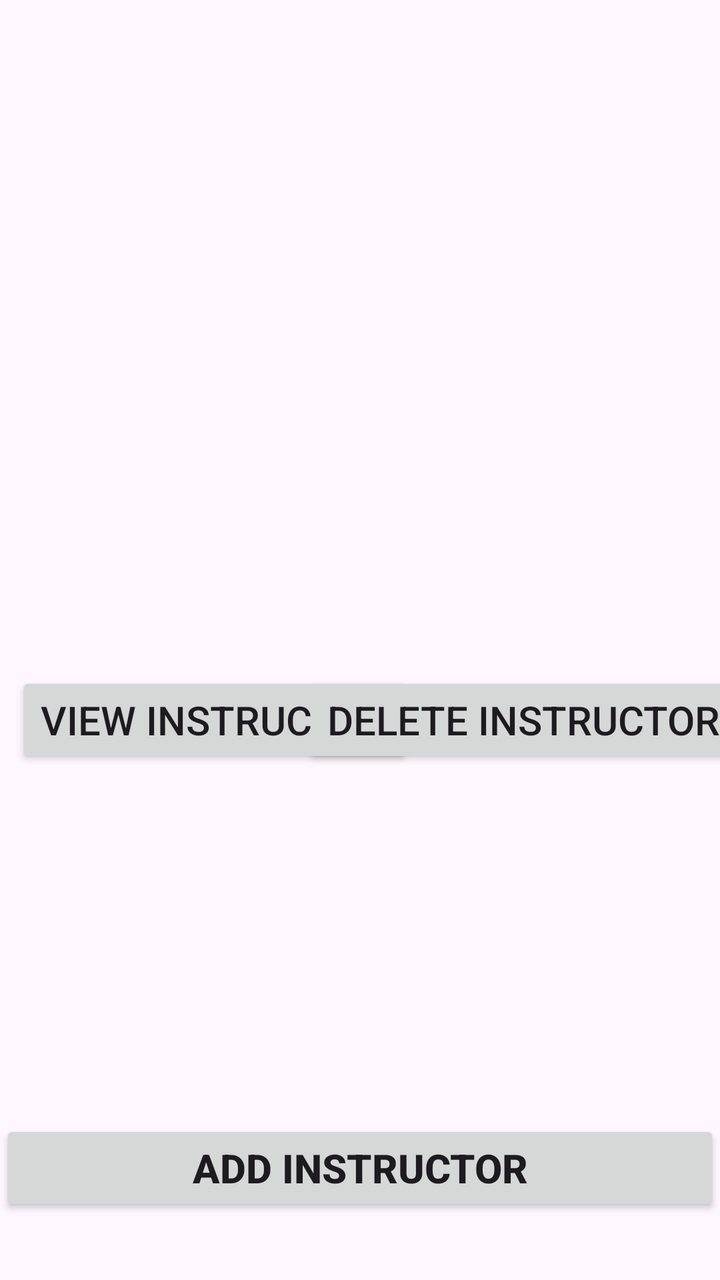
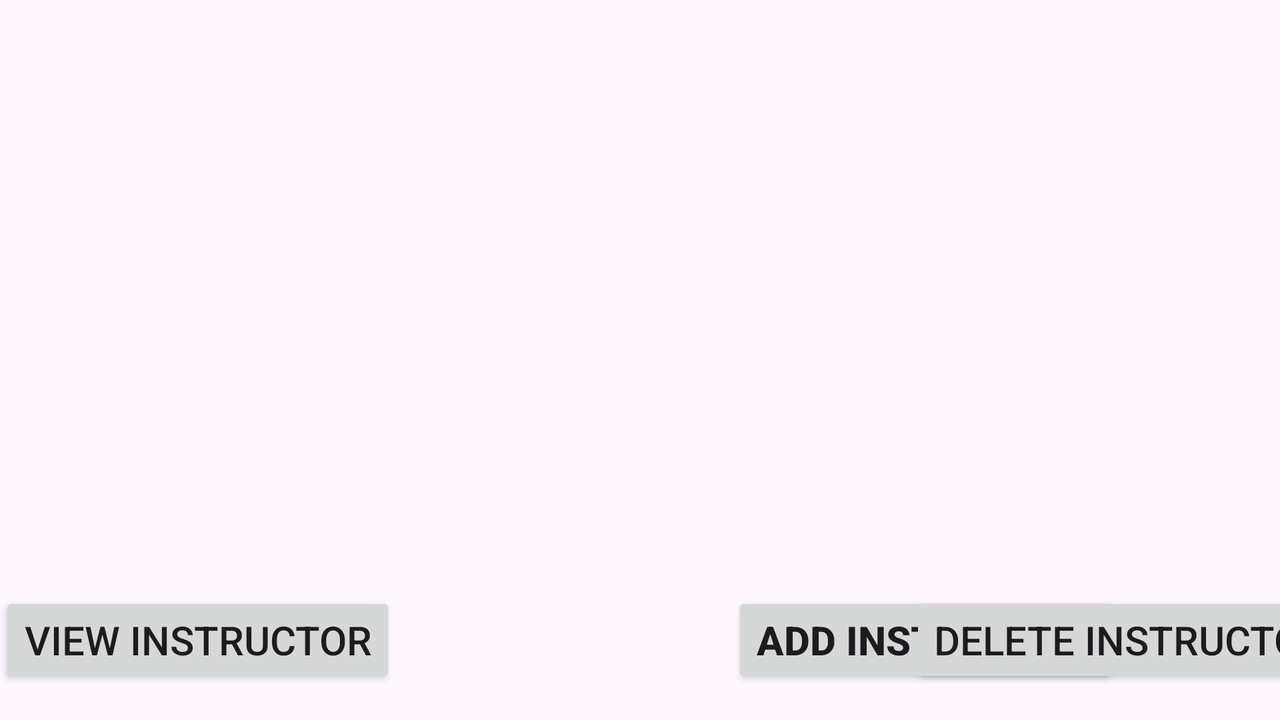

An Android layout and its configuration variant, each rendered on a device that would load it. The default file and the variant file are quoted in full after the pictures.
<!-- AndroidManifest.xml: application theme Theme.c196project -->
<!-- res/layout/activity_list_of_instr_sc.xml -->
<?xml version="1.0" encoding="utf-8"?>
<androidx.constraintlayout.widget.ConstraintLayout xmlns:android="http://schemas.android.com/apk/res/android"
    xmlns:app="http://schemas.android.com/apk/res-auto"
    xmlns:tools="http://schemas.android.com/tools"
    android:layout_width="match_parent"
    android:layout_height="match_parent"
    tools:context="com.example.c196_performanceassessment_thaisribeiro.Controller.ListActivity.LOfInstructorsActivity">

    <androidx.recyclerview.widget.RecyclerView
        android:id="@+id/list_of_instructors_ci_list"
        android:layout_width="0dp"
        android:layout_height="300dp"
        app:layout_constraintEnd_toEndOf="parent"
        app:layout_constraintStart_toStartOf="parent"
        app:layout_constraintTop_toTopOf="parent" />

    <Button
        android:id="@+id/list_of_instructors_view_ci_btn"
        android:layout_width="wrap_content"
        android:layout_height="wrap_content"
        android:layout_marginStart="8dp"
        android:layout_marginTop="36dp"
        android:text="@string/view_ci"
        android:textSize="20sp"
        app:layout_constraintStart_toStartOf="parent"
        app:layout_constraintTop_toBottomOf="@+id/list_of_instructors_ci_list" />

    <Button
        android:id="@+id/list_of_instructors_delete_ci_btn"
        android:layout_width="wrap_content"
        android:layout_height="wrap_content"
        android:layout_marginTop="36dp"
        android:text="@string/delete_ci"
        android:textSize="20sp"
        app:layout_constraintEnd_toEndOf="parent"
        app:layout_constraintHorizontal_bias="0.82"
        app:layout_constraintStart_toEndOf="@+id/list_of_instructors_view_ci_btn"
        app:layout_constraintTop_toBottomOf="@+id/list_of_instructors_ci_list" />

    <Button
        android:id="@+id/list_of_instructors_add_ci_btn"
        android:layout_width="0dp"
        android:layout_height="wrap_content"
        android:layout_marginBottom="32dp"
        android:text="@string/create_instructor"
        android:textSize="20sp"
        android:textStyle="bold"
        app:layout_constraintBottom_toBottomOf="parent"
        app:layout_constraintEnd_toEndOf="parent"
        app:layout_constraintHorizontal_bias="0.0"
        app:layout_constraintStart_toStartOf="parent" />
</androidx.constraintlayout.widget.ConstraintLayout>
<!-- resources referenced by this layout -->
<resources>
  <string name="create_instructor">Add Instructor</string>
  <string name="delete_ci">Delete Instructor</string>
  <string name="view_ci">View Instructor</string>
  <style name="Theme.c196project" parent="Base.Theme.C196_PerformanceAssessment_ThaisRibeiro" />
  <style name="Base.Theme.C196_PerformanceAssessment_ThaisRibeiro" parent="Theme.Material3.DayNight">
          
          
      </style>
</resources>
<!-- res/layout-land/activity_list_of_instr_sc.xml (the author's variant of the layout above) -->
<!-- drawn on the phone turned sideways -->
<?xml version="1.0" encoding="utf-8"?>
<androidx.constraintlayout.widget.ConstraintLayout xmlns:android="http://schemas.android.com/apk/res/android"
    xmlns:app="http://schemas.android.com/apk/res-auto"
    xmlns:tools="http://schemas.android.com/tools"
    android:layout_width="match_parent"
    android:layout_height="match_parent"
    tools:context="com.example.c196_performanceassessment_thaisribeiro.Controller.ListActivity.LOfInstructorsActivity">

    <androidx.recyclerview.widget.RecyclerView
        android:id="@+id/list_of_instructors_ci_list"
        android:layout_width="0dp"
        android:layout_height="300dp"
        app:layout_constraintEnd_toEndOf="parent"
        app:layout_constraintStart_toStartOf="parent"
        app:layout_constraintTop_toTopOf="parent" />

    <Button
        android:id="@+id/list_of_instructors_add_ci_btn"
        android:layout_width="wrap_content"
        android:layout_height="wrap_content"
        android:layout_marginStart="168dp"
        android:layout_marginBottom="16dp"
        android:text="@string/create_instructor"
        android:textSize="20sp"
        android:textStyle="bold"
        app:layout_constraintBottom_toBottomOf="parent"
        app:layout_constraintStart_toEndOf="@+id/list_of_instructors_view_ci_btn" />

    <Button
        android:id="@+id/list_of_instructors_delete_ci_btn"
        android:layout_width="wrap_content"
        android:layout_height="wrap_content"
        android:layout_marginBottom="16dp"
        android:text="@string/delete_ci"
        android:textSize="20sp"
        app:layout_constraintBottom_toBottomOf="parent"
        app:layout_constraintEnd_toEndOf="parent"
        app:layout_constraintHorizontal_bias="0.746"
        app:layout_constraintStart_toEndOf="@+id/list_of_instructors_add_ci_btn" />

    <Button
        android:id="@+id/list_of_instructors_view_ci_btn"
        android:layout_width="wrap_content"
        android:layout_height="wrap_content"
        android:layout_marginBottom="16dp"
        android:text="@string/view_ci"
        android:textSize="20sp"
        app:layout_constraintBottom_toBottomOf="parent"
        app:layout_constraintStart_toStartOf="parent" />

</androidx.constraintlayout.widget.ConstraintLayout>
